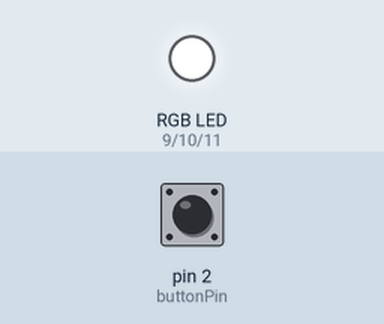
Bench run of a sketch on a simulated Arduino Uno, built with avr-gcc and run on an emulated ATmega328P. On the bench: an RGB LED mixed from three pins (HIGH = lit). Inputs (shaded band) come from the test bench; at power-on: pin 2 (buttonPin) HIGH.

Above: at 1.2 s.
1.3 s: pin 2 (buttonPin) pulled LOW for 0.15 s
At 1.4 s:
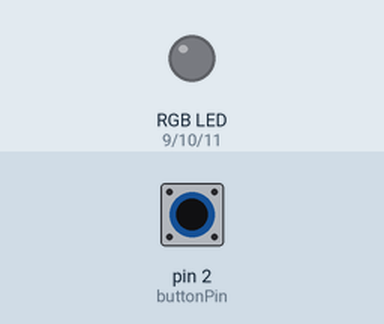
3.0 s: pin 2 (buttonPin) pulled LOW for 3.2 s
At 6.9 s:
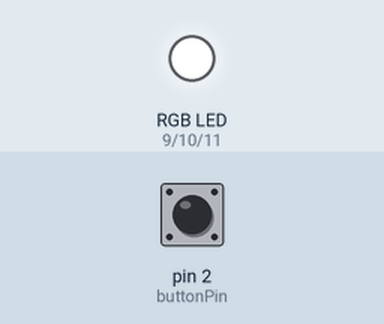
Timing chart, 0 to 8.4 s (numbered marks = the images above; inputs shaded):
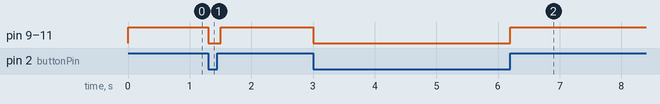

Measured:
- after the input at 1.3 s, pin 9 (redPin), pin 10 (greenPin), pin 11 (bluePin): HIGH → LOW at once, → HIGH 0.20 s later
- after the input at 3.0 s, pin 9 (redPin), pin 10 (greenPin), pin 11 (bluePin): HIGH → LOW at once, → HIGH 3.2 s later

The sketch:

ALTERNATERGB.ino
```cpp
// Define the pins for the RGB LED
const int redPin = 9;
const int greenPin = 10;
const int bluePin = 11;

// Define the pin for the push button
const int buttonPin = 2;

void setup() {
  // Set the RGB LED pins as outputs
  pinMode(redPin, OUTPUT);
  pinMode(greenPin, OUTPUT);
  pinMode(bluePin, OUTPUT);

  // Set the button pin as input with pull-up resistor
  pinMode(buttonPin, INPUT_PULLUP);

  // Start with RGB white (all colors on)
  setColor(255, 255, 255);
}

void loop() {
  // Read the button state
  int buttonState = digitalRead(buttonPin);

  // Check if the button is pressed
  if (buttonState == LOW) {
    // Button is pressed: turn off the RGB LED
    setColor(0, 0, 0);
  } else {
    // Button is not pressed: set RGB to white
    setColor(255, 255, 255);
  }

  // Short delay for stability
  delay(100);
}

// Function to set the color of the RGB LED
void setColor(int red, int green, int blue) {
  analogWrite(redPin, red);
  analogWrite(greenPin, green);
  analogWrite(bluePin, blue);
}
```
